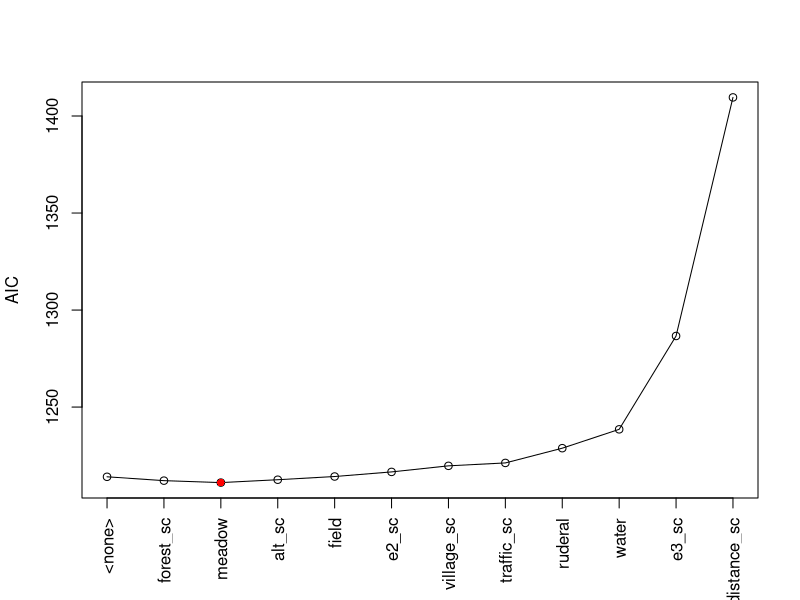
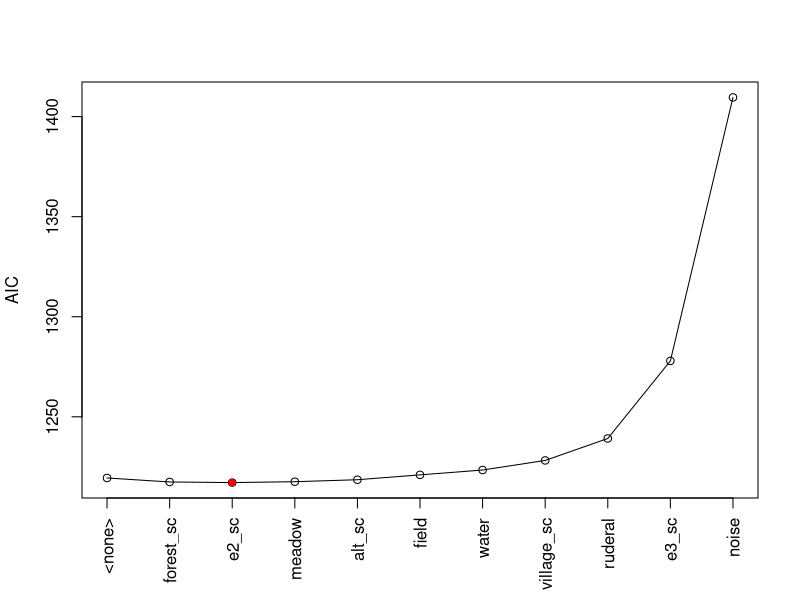

The R script that drew these images, in order:
library(tidyverse)
library(readxl)
library(lme4)

# Data -------------------------------------------------------------------------------------------------------------------------
df <- read_xlsx("data.xlsx", sheet=1) %>% 
  mutate(forest_sc = scale(Forest),
         village_sc = scale(Village),
         distance_sc = scale(Distance),
         traffic_sc = scale(Traffic_volume),
         alt_sc = scale(Altitude),
         e2_sc = scale(E2),
         e3_sc = scale(E3),
         water = as.factor(Water),
         ruderal = as.factor(Ruderal),
         meadow = as.factor(Meadow),
         field = as.factor(Field),
         noise = as.factor(Noise),
         transect = sapply(ID, function(id) substr(id, 1, str_length(id)-1))
  )
orig.preds <- c(forest_sc="Forest", village_sc="Village", distance_sc="Distance", traffic_sc="Traffic_volume", alt_sc="Altitude",
                e2_sc="E2", e3_sc="E3", water="Water", ruderal="Ruderal", meadow="Meadow", field="Field", noise="Noise")

stepAIC <- function(model, thres = 2){
  models <- list(model)
  dr <- drop1(model)
  aics <- c(dr[1,]$AIC)
  print(paste("AIC = ", aics[length(aics)]))
  dr_var <- rownames(dr[dr$AIC==min(dr$AIC[-1]),])
  dr_vars <- c("<none>", dr_var)
  while (nrow(dr) > 1) {
    print(paste("Droping", dr_var))
    model <- update(model, paste("~.-", dr_var, sep=""))
    dr <- drop1(model)
    aics <- c(aics, dr[1,]$AIC)
    print(paste("AIC = ", aics[length(aics)]))
    dr_var <- rownames(dr[dr$AIC==min(dr$AIC[-1]),])
    dr_vars <- c(dr_vars, dr_var)
    models <- c(models, list(model))
  }
  plot(aics~c(1:length(dr_vars)), type="l", xlab="", ylab="AIC", xaxt="n")
  points(aics~c(1:length(dr_vars)))
  points(min(aics)~which(aics==min(aics)), col = "red", pch = 16)
  axis(1, at = 1:length(aics), labels = dr_vars, las=3)
  return(models[[which(aics == min(aics))]])
}

# Modeling strategies ----------------------------------------------------
m.Species1 <- glmer(Species~distance_sc+e2_sc+e3_sc+field+meadow+ruderal+water+forest_sc+village_sc+traffic_sc+alt_sc+
                      (1|Highway), data=df, family="poisson")
m.Species2 <- glmer(Species~noise+e2_sc+e3_sc+field+meadow+ruderal+water+forest_sc+village_sc+alt_sc+
                      (1|Highway), data=df, family="poisson")
AIC(m.Species1, m.Species2)

m.Species1.sel <- stepAIC(m.Species1)
m.Species2.sel <- stepAIC(m.Species2)

AIC(m.Species1.sel, m.Species2.sel)
